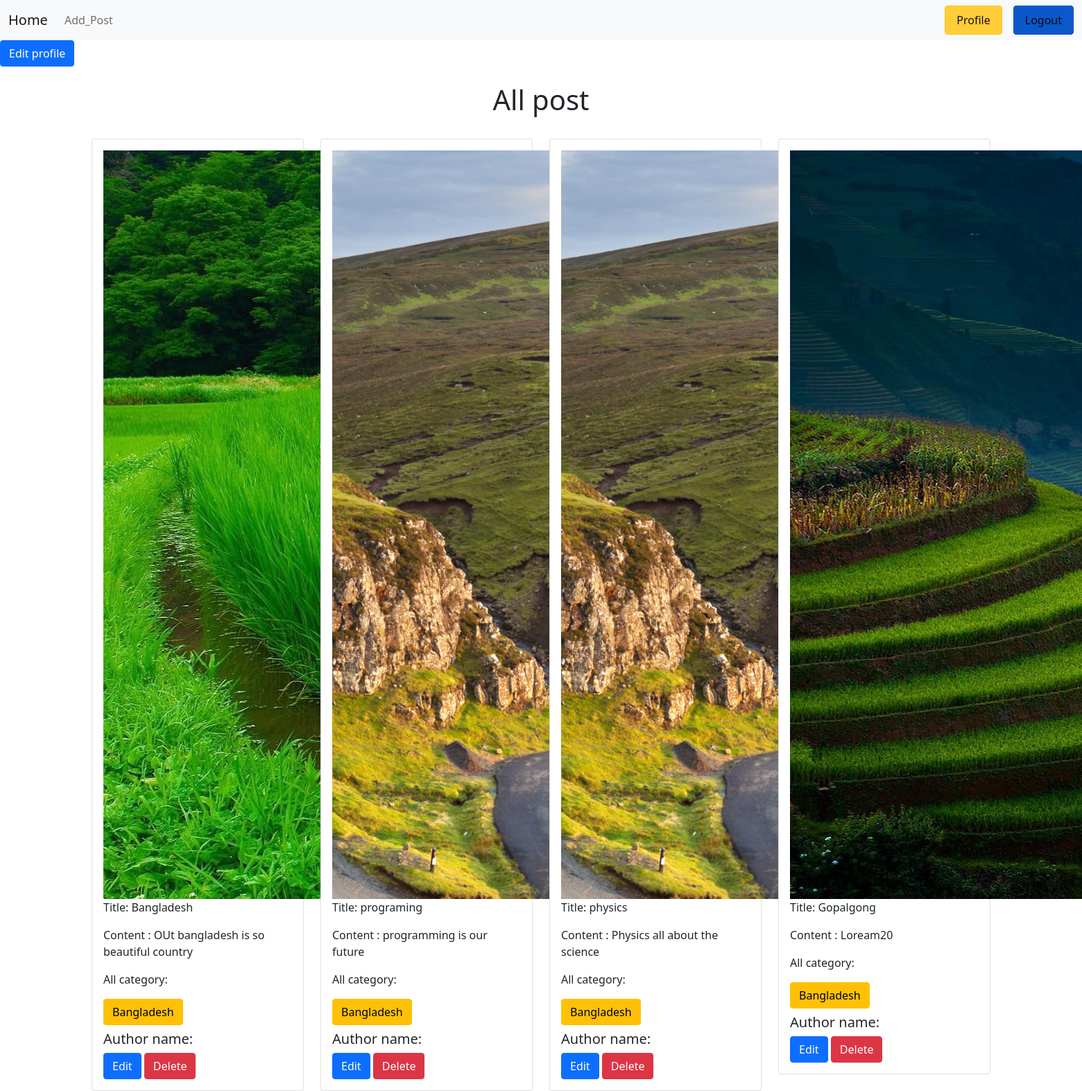
Screenshot of /author/user/profile (signed in) with the database file from the repository.
### posts/models.py (models this page shows, shortened)
class Post(models.Model):
    title=models.CharField(max_length=100)
    content=models.TextField()
    category=models.ManyToManyField(Category)#ekta post a multiple category thakte pare abar ekta categorir multiple post thakte pare
    author=models.ForeignKey(User,on_delete=models.CASCADE)#ekjon authorer multiple post thakte pare
    img=models.ImageField(upload_to='posts/media/uploads/',blank=True,null=True)

### categories/models.py (models this page shows, shortened)
class Category(models.Model):
    name=models.CharField(max_length=100)
    slug=models.SlugField(max_length=100,unique=True, null=True,blank=True)

### author/views.py (the view)
# urls.py: path('user/profile',views.UserProfile,name='userProfile'),
@login_required
def UserProfile(request):
     all_post=Post.objects.filter(author=request.user)
     return render(request,'profile.html',{'form':all_post})

### author/templates/profile.html
{% extends 'base.html' %}
{% block content %}
<div>
  <a class="btn btn-primary" href="{% url 'edit_profile' %}">Edit profile</a>
</div>
<div class="container">
  <h1 class="text-center mt-4">All post</h1>
  <div class="row">
    {% for i in form %}
    <div class="col-lg-3 col-md-3 col-sm-6 mt-4">
      <div class="card">
        <div class="card-body">
          <img src="{{i.img}}" alt="picture">
          <p>Title: {{i.title}}</p>
          <p>Content : {{i.content}}</p>
          <p>All category:</p>
          {% if i.category %}
          {% for b in i.category.all %}
          <h4 class="btn btn-warning">{{b.name}}</h4>
          {%endfor%}
          {%endif%}
          <h5>Author name: {{i.author.first_name}} </h5>
          <a class="btn btn-primary" href="{% url 'Editpost' i.id %}">Edit</a>
          <a class="btn btn-danger" href="{% url 'DeletePost' i.id %}">Delete</a>
        </div>
      </div>
    </div>
    {%endfor%}
  </div>
</div>
{%endblock%}

### rows the page displays
Post: title "Bangladesh", content "OUt bangladesh is so beautiful country"
Category: name "Bangladesh"
Post: title "programing", content "programming is our future"
Post: title "physics", content "Physics all about the science"
Post: img (picture), title "Gopalgong", content "Loream20"
